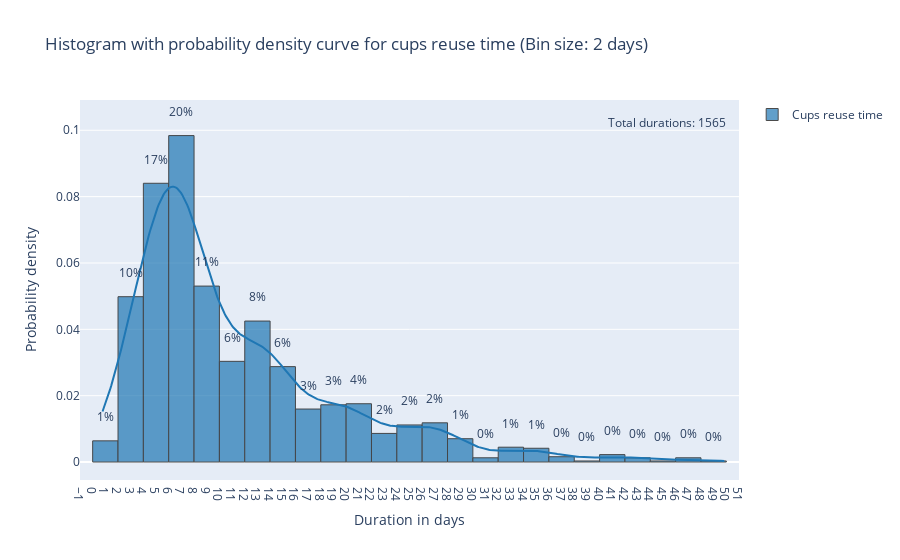

This figure's notebook cell:
### Code cell
bin_days = 2

# name of the dataset
group_labels = ['Cups reuse time']

fig = ff.create_distplot([np.array(days)], group_labels, show_rug=False, bin_size=bin_days)
fig.update_layout(xaxis=dict(range=[-1, ceil(max(days))+1]))

fig.update_layout(
    title="Histogram with probability density curve for cups reuse time (Bin size: 2 days)",
    xaxis_title="Duration in days",
    yaxis_title="Probability density",
    xaxis = dict(tickmode = 'linear')
    )

fig.update_traces(marker=dict(line=dict(width=1,
                                        color='Black')),
                  nbinsx=ceil(max(days)/bin_days), 
                  autobinx=True, 
                  selector={'type':'histogram'}
                  )

counts, bins = np.histogram(days, bins=range(0, ceil(max(days))+1, bin_days))
height = round(max(counts)/sum(counts),2)/bin_days
percents = [int(round(count/len(days)*100)) for count in counts]

fig.add_trace(Scatter(
    x=[ceil(max(days))],
    y=[height],
    mode="text",
    text='Total durations: {}'.format(len(days)),
    textposition="top left",
    showlegend=False
))

fig.add_trace(Scatter(
    x=np.arange(1, ceil(max(days)), bin_days),
    y=[round(count/len(days),4)/bin_days +0.005 for count in counts],
    mode="text",
    text=[str(percent) + '%' for percent in percents],
    textposition="top center",
    showlegend=False,
    hoverinfo='skip'
))


fig.show()

### Figure 1 — Plotly figure (JSON) as saved in the notebook; plotly's stock layout.template omitted (floating-point values rounded to 4 significant figures; data arrays with more than 128 entries replaced by an {"elided": "..."} marker saying what was removed)
{"data": [{"autobinx": true, "histnorm": "probability density", "legendgroup": "Cups reuse time", "marker": {"color": "rgb(31, 119, 180)", "line": {"color": "Black", "width": 1}}, "name": "Cups reuse time", "nbinsx": 25, "opacity": 0.7, "type": "histogram", "x": {"elided": "1565 float values"}, "xaxis": "x", "xbins": {"end": 49.94, "size": 2, "start": 0.7776}, "yaxis": "y"}, {"legendgroup": "Cups reuse time", "marker": {"color": "rgb(31, 119, 180)"}, "mode": "lines", "name": "Cups reuse time", "showlegend": false, "type": "scatter", "x": {"elided": "500 float values"}, "xaxis": "x", "y": {"elided": "500 float values"}, "yaxis": "y"}, {"mode": "text", "showlegend": false, "text": "Total durations: 1565", "textposition": "top left", "type": "scatter", "x": [50], "y": [0.1]}, {"hoverinfo": "skip", "mode": "text", "showlegend": false, "text": ["1%", "10%", "17%", "20%", "11%", "6%", "8%", "6%", "3%", "3%", "4%", "2%", "2%", "2%", "1%", "0%", "1%", "1%", "0%", "0%", "0%", "0%", "0%", "0%", "0%"], "textposition": "top center", "type": "scatter", "x": [1, 3, 5, 7, 9, 11, 13, 15, 17, 19, 21, 23, 25, 27, 29, 31, 33, 35, 37, 39, 41, 43, 45, 47, 49], "y": [0.0114, 0.05485, 0.08905, 0.1034, 0.05805, 0.03535, 0.0475, 0.03375, 0.02095, 0.02225, 0.02255, 0.01365, 0.0162, 0.0168, 0.01205, 0.0063, 0.00945, 0.00915, 0.0066, 0.0053, 0.00725, 0.0063, 0.0053, 0.0063, 0.0053]}], "layout": {"barmode": "overlay", "hovermode": "closest", "legend": {"traceorder": "reversed"}, "title": {"text": "Histogram with probability density curve for cups reuse time (Bin size: 2 days)"}, "xaxis": {"anchor": "y2", "domain": [0, 1], "range": [-1, 51], "tickmode": "linear", "title": {"text": "Duration in days"}, "zeroline": false}, "yaxis": {"anchor": "free", "domain": [0, 1], "position": 0, "title": {"text": "Probability density"}}}}
